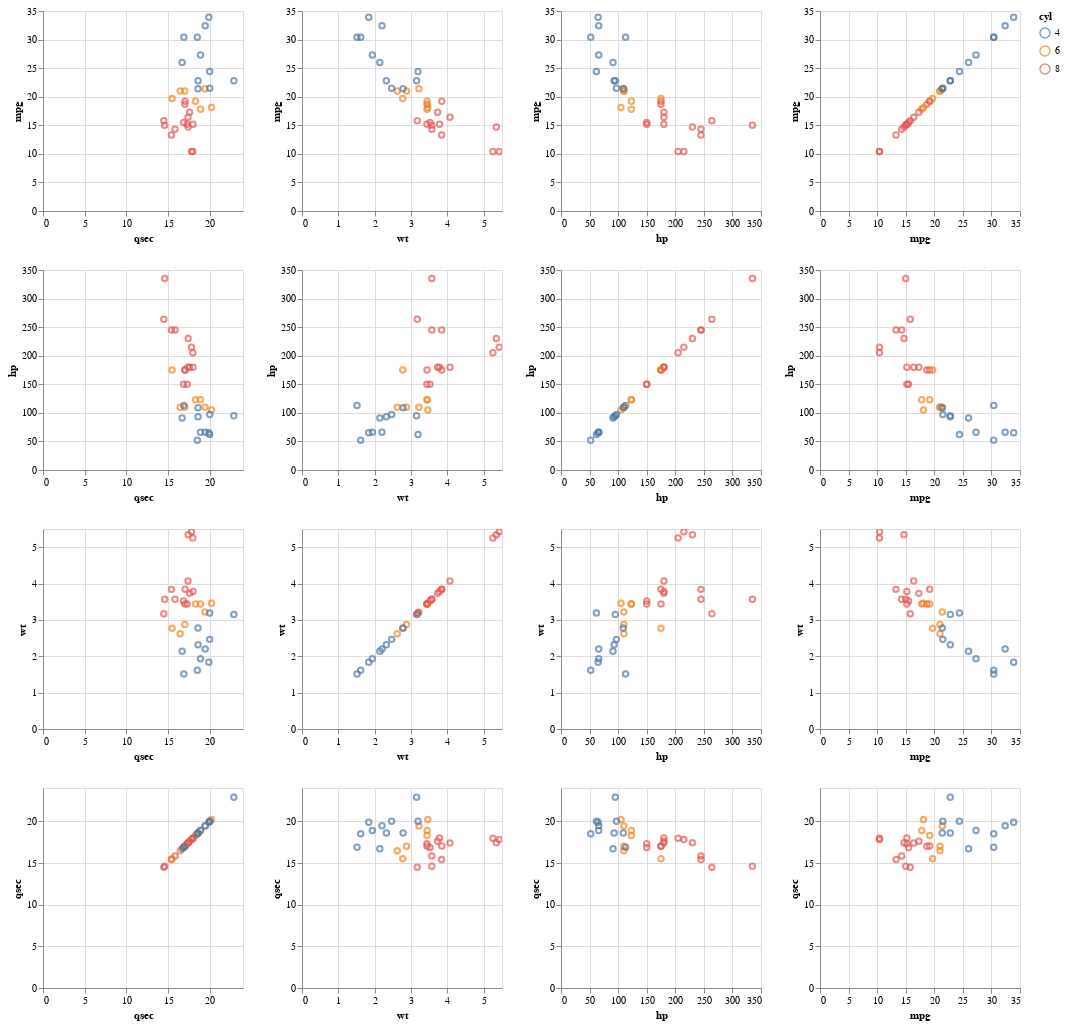

The notebook cell saved with this chart:
### Code cell
fields = ['mpg', 'hp', 'wt', 'qsec']

alt.Chart(df).mark_point().encode(
    alt.X(alt.repeat('column'), type='quantitative'),
    alt.Y(alt.repeat('row'), type='quantitative'),
    color='cyl:N'
).properties(
    width=200,
    height=200
).repeat(
    row=fields,
    column=fields[::-1]
).interactive()

### Figure 1 — Vega-Lite specification as saved in the notebook (floating-point values rounded to 4 significant figures)
{"config": {"view": {"continuousWidth": 400, "continuousHeight": 300}}, "repeat": {"column": ["qsec", "wt", "hp", "mpg"], "row": ["mpg", "hp", "wt", "qsec"]}, "spec": {"data": {"name": "data-3b74de0d2593e2731821517052888931"}, "mark": "point", "encoding": {"color": {"field": "cyl", "type": "nominal"}, "x": {"field": {"repeat": "column"}, "type": "quantitative"}, "y": {"field": {"repeat": "row"}, "type": "quantitative"}}, "height": 200, "selection": {"selector004": {"type": "interval", "bind": "scales", "encodings": ["x", "y"]}}, "width": 200}, "$schema": "https://vega.github.io/schema/vega-lite/v4.17.0.json", "datasets": {"data-3b74de0d2593e2731821517052888931": [{"model": "Mazda RX4", "mpg": 21.0, "cyl": 6, "disp": 160.0, "hp": 110, "drat": 3.9, "wt": 2.62, "qsec": 16.46, "vs": 0, "am": 1, "gear": 4, "carb": 4}, {"model": "Mazda RX4 Wag", "mpg": 21.0, "cyl": 6, "disp": 160.0, "hp": 110, "drat": 3.9, "wt": 2.875, "qsec": 17.02, "vs": 0, "am": 1, "gear": 4, "carb": 4}, {"model": "Datsun 710", "mpg": 22.8, "cyl": 4, "disp": 108.0, "hp": 93, "drat": 3.85, "wt": 2.32, "qsec": 18.61, "vs": 1, "am": 1, "gear": 4, "carb": 1}, {"model": "Hornet 4 Drive", "mpg": 21.4, "cyl": 6, "disp": 258.0, "hp": 110, "drat": 3.08, "wt": 3.215, "qsec": 19.44, "vs": 1, "am": 0, "gear": 3, "carb": 1}, {"model": "Hornet Sportabout", "mpg": 18.7, "cyl": 8, "disp": 360.0, "hp": 175, "drat": 3.15, "wt": 3.44, "qsec": 17.02, "vs": 0, "am": 0, "gear": 3, "carb": 2}, {"model": "Valiant", "mpg": 18.1, "cyl": 6, "disp": 225.0, "hp": 105, "drat": 2.76, "wt": 3.46, "qsec": 20.22, "vs": 1, "am": 0, "gear": 3, "carb": 1}, {"model": "Duster 360", "mpg": 14.3, "cyl": 8, "disp": 360.0, "hp": 245, "drat": 3.21, "wt": 3.57, "qsec": 15.84, "vs": 0, "am": 0, "gear": 3, "carb": 4}, {"model": "Merc 240D", "mpg": 24.4, "cyl": 4, "disp": 146.7, "hp": 62, "drat": 3.69, "wt": 3.19, "qsec": 20.0, "vs": 1, "am": 0, "gear": 4, "carb": 2}, {"model": "Merc 230", "mpg": 22.8, "cyl": 4, "disp": 140.8, "hp": 95, "drat": 3.92, "wt": 3.15, "qsec": 22.9, "vs": 1, "am": 0, "gear": 4, "carb": 2}, {"model": "Merc 280", "mpg": 19.2, "cyl": 6, "disp": 167.6, "hp": 123, "drat": 3.92, "wt": 3.44, "qsec": 18.3, "vs": 1, "am": 0, "gear": 4, "carb": 4}, {"model": "Merc 280C", "mpg": 17.8, "cyl": 6, "disp": 167.6, "hp": 123, "drat": 3.92, "wt": 3.44, "qsec": 18.9, "vs": 1, "am": 0, "gear": 4, "carb": 4}, {"model": "Merc 450SE", "mpg": 16.4, "cyl": 8, "disp": 275.8, "hp": 180, "drat": 3.07, "wt": 4.07, "qsec": 17.4, "vs": 0, "am": 0, "gear": 3, "carb": 3}, {"model": "Merc 450SL", "mpg": 17.3, "cyl": 8, "disp": 275.8, "hp": 180, "drat": 3.07, "wt": 3.73, "qsec": 17.6, "vs": 0, "am": 0, "gear": 3, "carb": 3}, {"model": "Merc 450SLC", "mpg": 15.2, "cyl": 8, "disp": 275.8, "hp": 180, "drat": 3.07, "wt": 3.78, "qsec": 18.0, "vs": 0, "am": 0, "gear": 3, "carb": 3}, {"model": "Cadillac Fleetwood", "mpg": 10.4, "cyl": 8, "disp": 472.0, "hp": 205, "drat": 2.93, "wt": 5.25, "qsec": 17.98, "vs": 0, "am": 0, "gear": 3, "carb": 4}, {"model": "Lincoln Continental", "mpg": 10.4, "cyl": 8, "disp": 460.0, "hp": 215, "drat": 3.0, "wt": 5.424, "qsec": 17.82, "vs": 0, "am": 0, "gear": 3, "carb": 4}, {"model": "Chrysler Imperial", "mpg": 14.7, "cyl": 8, "disp": 440.0, "hp": 230, "drat": 3.23, "wt": 5.345, "qsec": 17.42, "vs": 0, "am": 0, "gear": 3, "carb": 4}, {"model": "Fiat 128", "mpg": 32.4, "cyl": 4, "disp": 78.7, "hp": 66, "drat": 4.08, "wt": 2.2, "qsec": 19.47, "vs": 1, "am": 1, "gear": 4, "carb": 1}, {"model": "Honda Civic", "mpg": 30.4, "cyl": 4, "disp": 75.7, "hp": 52, "drat": 4.93, "wt": 1.615, "qsec": 18.52, "vs": 1, "am": 1, "gear": 4, "carb": 2}, {"model": "Toyota Corolla", "mpg": 33.9, "cyl": 4, "disp": 71.1, "hp": 65, "drat": 4.22, "wt": 1.835, "qsec": 19.9, "vs": 1, "am": 1, "gear": 4, "carb": 1}, {"model": "Toyota Corona", "mpg": 21.5, "cyl": 4, "disp": 120.1, "hp": 97, "drat": 3.7, "wt": 2.465, "qsec": 20.01, "vs": 1, "am": 0, "gear": 3, "carb": 1}, {"model": "Dodge Challenger", "mpg": 15.5, "cyl": 8, "disp": 318.0, "hp": 150, "drat": 2.76, "wt": 3.52, "qsec": 16.87, "vs": 0, "am": 0, "gear": 3, "carb": 2}, {"model": "AMC Javelin", "mpg": 15.2, "cyl": 8, "disp": 304.0, "hp": 150, "drat": 3.15, "wt": 3.435, "qsec": 17.3, "vs": 0, "am": 0, "gear": 3, "carb": 2}, {"model": "Camaro Z28", "mpg": 13.3, "cyl": 8, "disp": 350.0, "hp": 245, "drat": 3.73, "wt": 3.84, "qsec": 15.41, "vs": 0, "am": 0, "gear": 3, "carb": 4}, {"model": "Pontiac Firebird", "mpg": 19.2, "cyl": 8, "disp": 400.0, "hp": 175, "drat": 3.08, "wt": 3.845, "qsec": 17.05, "vs": 0, "am": 0, "gear": 3, "carb": 2}, {"model": "Fiat X1-9", "mpg": 27.3, "cyl": 4, "disp": 79.0, "hp": 66, "drat": 4.08, "wt": 1.935, "qsec": 18.9, "vs": 1, "am": 1, "gear": 4, "carb": 1}, {"model": "Porsche 914-2", "mpg": 26.0, "cyl": 4, "disp": 120.3, "hp": 91, "drat": 4.43, "wt": 2.14, "qsec": 16.7, "vs": 0, "am": 1, "gear": 5, "carb": 2}, {"model": "Lotus Europa", "mpg": 30.4, "cyl": 4, "disp": 95.1, "hp": 113, "drat": 3.77, "wt": 1.513, "qsec": 16.9, "vs": 1, "am": 1, "gear": 5, "carb": 2}, {"model": "Ford Pantera L", "mpg": 15.8, "cyl": 8, "disp": 351.0, "hp": 264, "drat": 4.22, "wt": 3.17, "qsec": 14.5, "vs": 0, "am": 1, "gear": 5, "carb": 4}, {"model": "Ferrari Dino", "mpg": 19.7, "cyl": 6, "disp": 145.0, "hp": 175, "drat": 3.62, "wt": 2.77, "qsec": 15.5, "vs": 0, "am": 1, "gear": 5, "carb": 6}, {"model": "Maserati Bora", "mpg": 15.0, "cyl": 8, "disp": 301.0, "hp": 335, "drat": 3.54, "wt": 3.57, "qsec": 14.6, "vs": 0, "am": 1, "gear": 5, "carb": 8}, {"model": "Volvo 142E", "mpg": 21.4, "cyl": 4, "disp": 121.0, "hp": 109, "drat": 4.11, "wt": 2.78, "qsec": 18.6, "vs": 1, "am": 1, "gear": 4, "carb": 2}]}}
